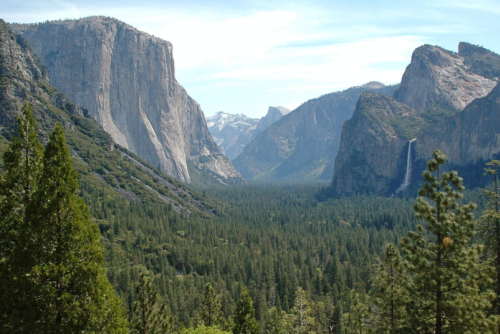
#> input picture Yosemite.png, 500 x 334 px
$ python 'Image Sharpening.py'
#> lines starting #> are read from the running program, lines starting #| are printed output that depends on the picture

import numpy as np

import matplotlib.pyplot as plt

import matplotlib.image as mpimg

import numpy as np

from PIL import Image

import time

import math

import imageio


#supplemental functions


#starting by implementing convolution function focusing on kernel of the original image

def ConvolutionFunction(OriginalImage, Kernel):

	#the image.shape[0] of the original image represents its height

	ImageHeight = OriginalImage.shape[0]

	#the image.shape[1] of the original image represents its width

	ImageWidth = OriginalImage.shape[1]

	#since kernel here represents a small 2d matrix to blur the original image

	#We represents Kernel.shape[0] as its height, and Kernel.shape[1] as its width

	KernelHeight = Kernel.shape[0]

	KernelWidth =  Kernel.shape[1]

	#pad numpy arrays within the image

	#we consider OriginalImage as an array

	#if the grayscale image gives three element as the number of channels.


	if(len(OriginalImage.shape) == 3):

		PaddedImage = np.pad(OriginalImage, pad_width = ((KernelHeight // 2, KernelHeight // 2),
		(KernelWidth//2, KernelWidth//2), (0,0)), mode='constant', constant_values=0).astype(np.float32)


		#if the grayscale image gives two element as the number of channels.


	elif (len(OriginalImage.shape) == 2):

		PaddedImage = np.pad(OriginalImage, pad_width = (( KernelHeight // 2,  KernelHeight // 2),
			(KernelWidth//2, KernelWidth//2)), mode='constant', constant_values=0).astype(np.float32)


	#floor division result quotient of Kernel height and width divides by 2

	height = KernelHeight // 2

	width = KernelWidth // 2


	#initialize a new array of given shape and type, filled with zeros from padded image

	ConvolvedImage = np.zeros(PaddedImage.shape)

	#sum = 0

	#iterate the image convolution as 2d array as well

	for i in range(height, PaddedImage.shape[0] - height):

		for j in range(width, PaddedImage.shape[1] - width):


			#2D matrix indexes

			x = PaddedImage[i - height:i-height + KernelHeight, j-width:j-width + KernelWidth]

			#use flaten() to return a copy of the array collapsed into one dimension.

			x = x.flatten() * Kernel.flatten()

			#pass the sum of the array elements into the convolved image matrix

			ConvolvedImage[i][j] = x.sum()

	#assign endpoints of height and width in the 2D matrix

	HeightEndPoint = -height

	WidthEndPoint  = -width

	#when there is no height, return [height, width = width end point]

	if(height == 0):

		return ConvolvedImage[height:, width : WidthEndPoint]

	#when there is no width, return [height = height end point, width ]

	if(width  == 0):

		return ConvolvedImage[height: HeightEndPoint, width:]

	#return the convolved image

	return ConvolvedImage[height: HeightEndPoint,  width: WidthEndPoint]


#2D Gaussian filter implementation

def Filter(sigma):

	#assign the size of filter

	FilterSize = 2 * int(4 * sigma + 0.5) + 1

	#initialize Gaussian filter

	GaussianFilter = np.zeros((FilterSize, FilterSize), np.float32)

	#initialize the filter range

	a = FilterSize // 2

	b = FilterSize // 2

	for m in range(-a, a + 1):

		for n in range(-b, b + 1):

			#get the area of the circle in the radius of sigma

			m1 = 2 * np.pi*(sigma**2)

			#get exponential of (m^2+n^2)/2sigma^2)

			m2 = np.exp(-(m**2 + n**2)/(2* sigma**2))

			GaussianFilter[m + a, n + b] = (1/m1)*m2

	#return the filter array

	return GaussianFilter


#implement the first derivative horizontally of the given sigma value


def FirstDerivativeX(sigma):

	FilterSize = 2 * int(4 * sigma + 0.5) + 1

	GaussianFilter = np.zeros((FilterSize, FilterSize), np.float32)

	m = FilterSize//2

	n = FilterSize//2

	for x in range(-m, m+1):

		for y in range(-n, n+1):

			GaussianFilter[x+m, y+n] = y

	return GaussianFilter

#implement the first derivative vertically of the given sigma value


def FirstDerivativeY(sigma):

	FilterSize = 2 * int(4 * sigma + 0.5) + 1

	GaussianFilter = np.zeros((FilterSize, FilterSize), np.float32)

	m = FilterSize//2

	n = FilterSize//2

	for x in range(-m, m+1):

		for y in range(-n, n+1):

			GaussianFilter[x+m, y+n] = x

	return GaussianFilter


#Sharpen the image


def SharpenImage(image, sigma, alpha):

	#replace imread(image) with imageio.imread(image):

#> called with image = 'Yosemite.png', sigma = 1, alpha = 5
	image = imageio.imread(image)
#> image is the input picture: shape (334, 500, 3); mean R, G, B 109.3, 122.8, 117.6

	FilteredImage = np.zeros_like(image, dtype=np.float32)

	for k in range(3):

		FilteredImage[:, :, k] = ConvolutionFunction(image[:, :, k], FirstDerivativeX(sigma)*FirstDerivativeY(sigma)*Filter(sigma))
#> this loop made 3 passes
#> pass 1, in ConvolutionFunction, `PaddedImage = np.pad(OriginalImage, pad_width = (( KernelHeight // 2, ..`:
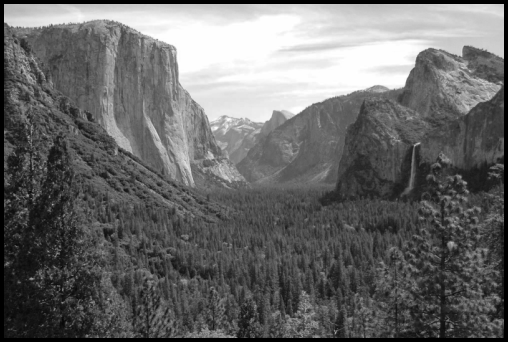
#> PaddedImage: shape (342, 508) float32; min 0, max 255, mean 105.1
#> pass 2, in ConvolutionFunction (call 2), `PaddedImage = np.pad(OriginalImage, pad_width = (( KernelHeight // 2, ..`:
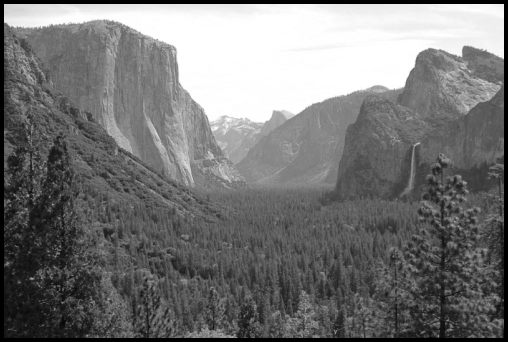
#> PaddedImage: shape (342, 508) float32; min 0, max 255, mean 118.1
#> pass 3, in ConvolutionFunction (call 3), `PaddedImage = np.pad(OriginalImage, pad_width = (( KernelHeight // 2, ..`:
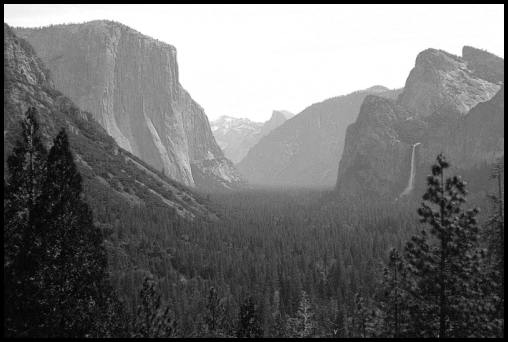
#> PaddedImage: shape (342, 508) float32; min 0, max 255, mean 113
#> after the loop:
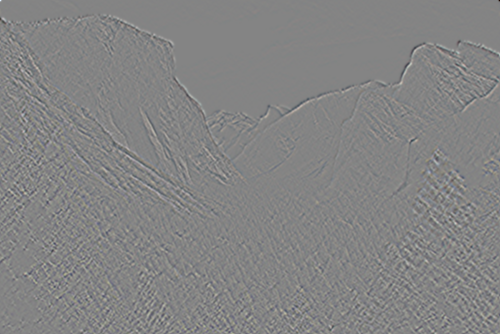
#> FilteredImage: shape (334, 500, 3) float32; mean R, G, B 0, 0, 0; drawn with min black and max white

	return np.clip((image - (alpha * FilteredImage)),0,255).astype(np.uint8)
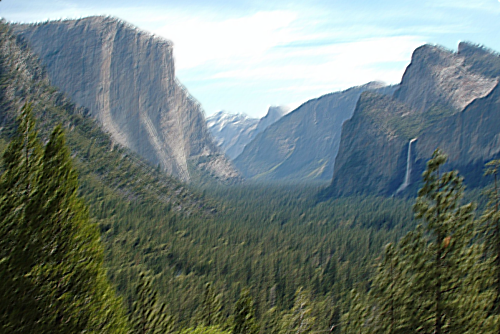
#> returned value: shape (334, 500, 3); mean of channels 0, 1, 2 108.8, 122.3, 117.1; drawn as R, G, B


#similar process as the guassian blur filtering


#Driver/Testing code:

#Sharpen ”Yosemite.png” with a sigma of 1.0 and alpha of 5.0 and save as ”4.png”.


a = SharpenImage('Yosemite.png', 1.0, 5.0)

plt.imshow(a)

plt.imsave('4.png', a)
